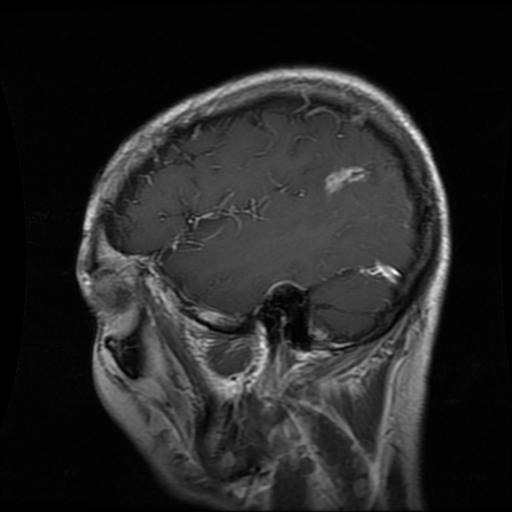
#> input picture data/raw/Training/glioma_tumor/gg (116).jpg, 512 x 512 px; its folder holds only this picture in this run
$ python preprocess.py
#> lines starting #> are read from the running program, lines starting #| are printed output that depends on the picture
import cv2
import os
import matplotlib.pyplot as plt

# Define paths
input_base = "../data/raw"  # Raw MRI images
output_base_resize_first = "../data/preprocessed/resize_then_enhance"
output_base_enhance_first = "../data/preprocessed/enhance_then_resize"

# Ensure output directories exist
for dataset_type in ["Training", "Testing"]:
    for category in ["glioma_tumor", "meningioma_tumor", "no_tumor", "pituitary_tumor"]:
        os.makedirs(os.path.join(output_base_resize_first, dataset_type, category), exist_ok=True)
        os.makedirs(os.path.join(output_base_enhance_first, dataset_type, category), exist_ok=True)

print("\n✅ Folder structure for preprocessed data is set up successfully.")

#=================================#
# Noise Removal & Contrast Enhancement #
#=================================#

clahe = cv2.createCLAHE(clipLimit=2.0, tileGridSize=(8,8))

def preprocess_image(image):
    """Applies noise removal and contrast enhancement."""
    img_denoised = cv2.GaussianBlur(image, (3, 3), 0)
    img_enhanced = clahe.apply(img_denoised)
    return img_enhanced

#=================================#
# Resizing Methods #
#=================================#

def resize_then_enhance(image):
    img_resized = cv2.resize(image, (224, 224))
    return preprocess_image(img_resized)

def enhance_then_resize(image):
    img_enhanced = preprocess_image(image)
    return cv2.resize(img_enhanced, (224, 224))

# [34 lines of commented-out code are left out]

sample_path = os.path.join(input_base, "Training/glioma_tumor")
sample_image_file = os.listdir(sample_path)[0]
sample_image_path = os.path.join(sample_path, sample_image_file)

sample_img = cv2.imread(sample_image_path, cv2.IMREAD_GRAYSCALE)
#> sample_img is the input picture: shape (512, 512); min 0, max 255, mean 38
sample_resize_first = resize_then_enhance(sample_img)
#> in preprocess_image, `img_enhanced = clahe.apply(img_denoised)`:
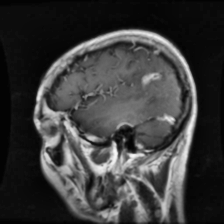
#> img_enhanced: shape (224, 224); min 2, max 247, mean 59.1
sample_enhance_first = enhance_then_resize(sample_img)

plt.figure(figsize=(15, 5))
plt.subplot(1, 3, 1)
plt.imshow(sample_img, cmap='gray')
plt.title("Original MRI Scan")

plt.subplot(1, 3, 2)
plt.imshow(sample_resize_first, cmap='gray')
plt.title("Resize → Enhance")

plt.subplot(1, 3, 3)
plt.imshow(sample_enhance_first, cmap='gray')
plt.title("Enhance → Resize")

plt.show()
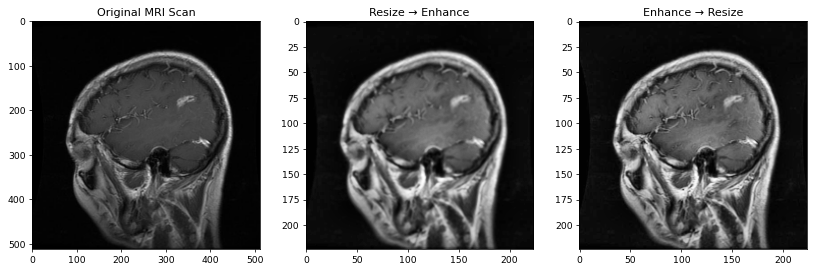
#> figure drawn by matplotlib, 3 panels

$ run again, on data/raw/Training/glioma_tumor/gg (302).jpg
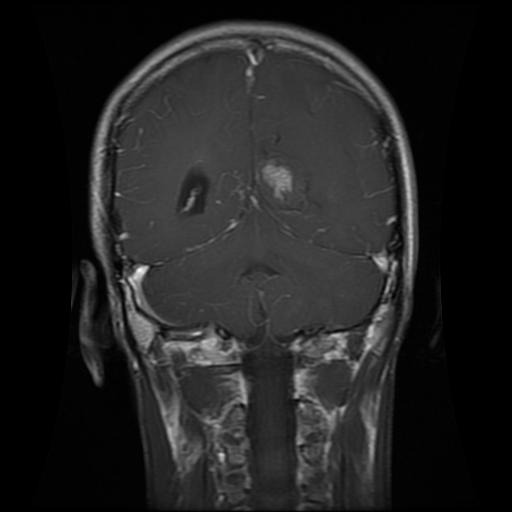
#> input picture data/raw/Training/glioma_tumor/gg (302).jpg, 512 x 512 px
#> sample_img is the input picture: shape (512, 512); min 0, max 253, mean 33.5
#> in preprocess_image, `img_enhanced = clahe.apply(img_denoised)`:
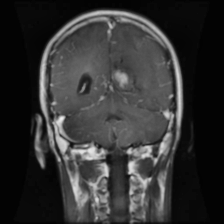
#> img_enhanced: shape (224, 224); min 2, max 240, mean 50.3
#> img_denoised: shape (512, 512)
#> img_enhanced: shape (512, 512)
#> `plt.show()`:
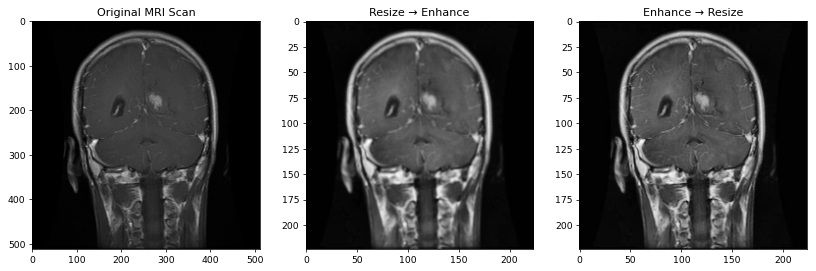
#> figure drawn by matplotlib, 3 panels

$ run again, on data/raw/Training/glioma_tumor/gg (327).jpg
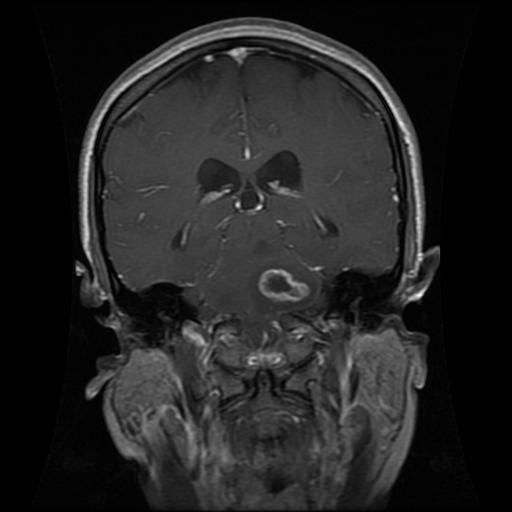
#> input picture data/raw/Training/glioma_tumor/gg (327).jpg, 512 x 512 px
#> sample_img is the input picture: shape (512, 512); min 0, max 251, mean 34.9
#> in preprocess_image, `img_enhanced = clahe.apply(img_denoised)`:
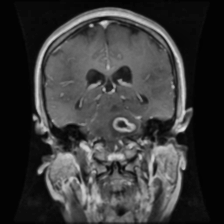
#> img_enhanced: shape (224, 224); min 2, max 228, mean 57.3
#> img_denoised: shape (512, 512)
#> img_enhanced: shape (512, 512)
#> `plt.show()`:
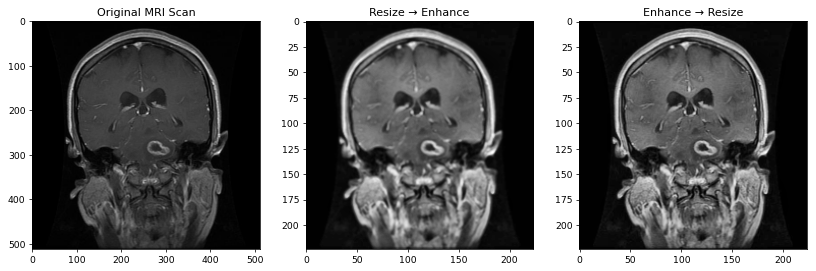
#> figure drawn by matplotlib, 3 panels

$ run again, on data/raw/Training/glioma_tumor/gg (356).jpg
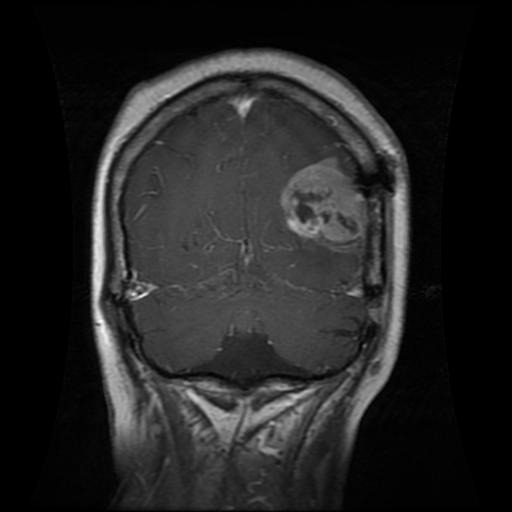
#> input picture data/raw/Training/glioma_tumor/gg (356).jpg, 512 x 512 px
#> sample_img is the input picture: shape (512, 512); min 0, max 253, mean 35.4
#> in preprocess_image, `img_enhanced = clahe.apply(img_denoised)`:
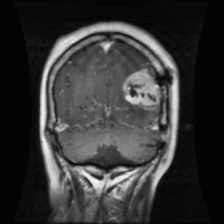
#> img_enhanced: shape (224, 224); min 2, max 248, mean 53
#> img_denoised: shape (512, 512)
#> img_enhanced: shape (512, 512)
#> `plt.show()`:
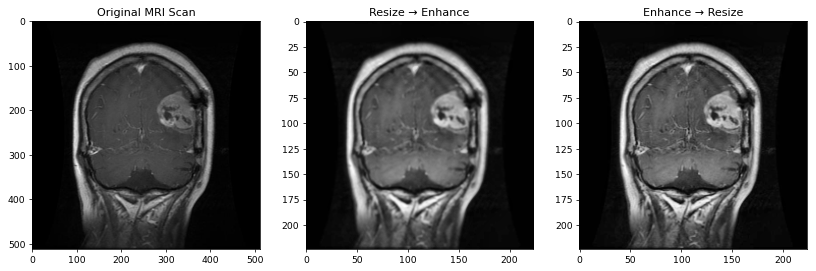
#> figure drawn by matplotlib, 3 panels

$ run again, on data/raw/Training/glioma_tumor/gg (170).jpg
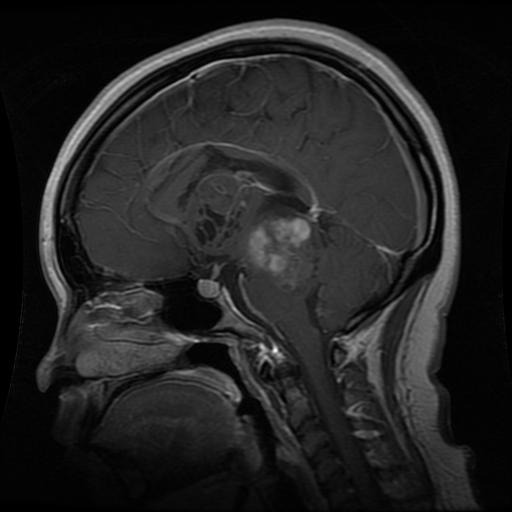
#> input picture data/raw/Training/glioma_tumor/gg (170).jpg, 512 x 512 px
#> sample_img is the input picture: shape (512, 512); min 0, max 251, mean 34.7
#> in preprocess_image, `img_enhanced = clahe.apply(img_denoised)`:
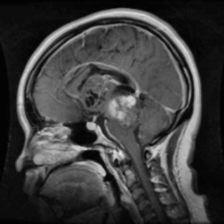
#> img_enhanced: shape (224, 224); min 2, max 230, mean 61.3
#> img_denoised: shape (512, 512)
#> img_enhanced: shape (512, 512)
#> `plt.show()`:
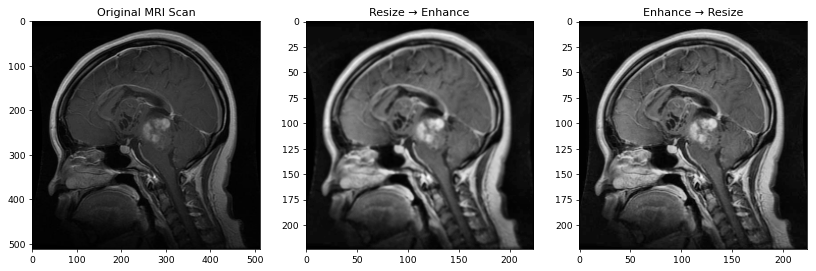
#> figure drawn by matplotlib, 3 panels
